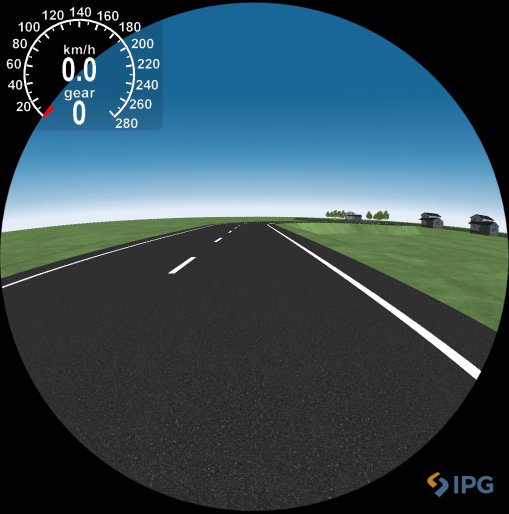
#> input picture 02_road_281225.jpg, 1017 x 1027 px, given in place of test_281225_new_1.mp4, which was not available (shown at 1/2 size)
$ python '02_steering Angle_sz_morning_PI-Regler.py'
#> lines starting #> are read from the running program, lines starting #| are printed output that depends on the picture; after the words box and inside, x2 and y2 are one past the last pixel; in counts of white or black regions, pixels touching at a corner belong together; pictures that were not available may be replaced by others from this repository, and a replacement may not be noted
import cv2
import numpy as np
import math

# VIDEO_PATH = "2_road_281225_sz_vid.mp4"
VIDEO_PATH = "test_281225_new_1.mp4"

# ====== Lane detection tuning ======
BOTTOM_Y_TOP_RATIO = 0.55     # only process from 55% height to bottom
MIN_CONTOUR_AREA = 600        # remove small noise contours
EMA_ALPHA = 0.25              # smoothing for lane lines (0.15..0.35)
LINE_THICKNESS = 8

# ====== Steering tuning (PI with anti-windup) ======
K_HEADING = 1.0               # heading gain (deg -> deg)
K_OFFSET_P = 0.03             # offset P gain (px -> deg)
K_OFFSET_I = 0.008            # offset I gain (px*s -> deg) (start small: 0.004..0.015)
MAX_STEER_DEG = 25.0          # clamp display

I_CLAMP_DEG = 10.0            # clamp I-term contribution (deg)
LANE_LOST_RESET_SEC = 0.4     # reset integral if lane lost longer than this


def circular_mask(frame_bgr):
    """Mask circular view to remove black border (IPG-like camera view)."""
    h, w = frame_bgr.shape[:2]
    mask = np.zeros((h, w), dtype=np.uint8)
    r = int(0.49 * w)
    cv2.circle(mask, (w // 2, h // 2), r, 255, -1)
    return cv2.bitwise_and(frame_bgr, frame_bgr, mask=mask)


def white_mask_hls(frame_bgr):
    """Extract white lane markings using HLS thresholds."""
    hls = cv2.cvtColor(frame_bgr, cv2.COLOR_BGR2HLS)
    mask = cv2.inRange(hls, (0, 165, 0), (180, 255, 70))

    kernel = np.ones((5, 5), np.uint8)
    mask = cv2.morphologyEx(mask, cv2.MORPH_OPEN, kernel, 1)
    mask = cv2.morphologyEx(mask, cv2.MORPH_CLOSE, kernel, 2)
    return mask


def keep_bottom(mask, y_top_ratio=BOTTOM_Y_TOP_RATIO):
    """Keep only the bottom region of the mask."""
    h, w = mask.shape
    y_top = int(y_top_ratio * h)
    out = np.zeros_like(mask)
    out[y_top:, :] = mask[y_top:, :]
    return out, y_top


def contour_centroid_x(cnt):
    M = cv2.moments(cnt)
    if M["m00"] == 0:
        return None
    return int(M["m10"] / M["m00"])


def find_best_contour_by_side(contours, img_w, side="left"):
    """Pick the largest contour on the given side of the image."""
    best = None
    best_area = 0.0
    cx_split = img_w // 2

    for cnt in contours:
        area = cv2.contourArea(cnt)
        if area < MIN_CONTOUR_AREA:
            continue

        cx = contour_centroid_x(cnt)
        if cx is None:
            continue

        if side == "left" and cx >= cx_split:
            continue
        if side == "right" and cx <= cx_split:
            continue

        if area > best_area:
            best_area = area
            best = cnt

    return best


def fitline_to_ab(cnt):
    """
    Fit line x = a*y + b from contour points using cv2.fitLine.
    Returns (a, b) or None.
    """
    if cnt is None:
        return None

    pts = cnt.reshape(-1, 2).astype(np.float32)
    vx, vy, x0, y0 = cv2.fitLine(pts, cv2.DIST_L2, 0, 0.01, 0.01).flatten()

    if abs(vy) < 1e-6:
        return None

    a = float(vx / vy)
    b = float(x0 - a * y0)
    return (a, b)


def ema_update(prev, new, alpha=EMA_ALPHA):
    if new is None:
        return prev
    if prev is None:
        return new
    return (
        prev[0] * (1 - alpha) + new[0] * alpha,
        prev[1] * (1 - alpha) + new[1] * alpha,
    )


def draw_line_ab(img, ab, y1, y2, color=(0, 255, 0), thickness=LINE_THICKNESS):
    if ab is None:
        return
    a, b = ab
    x1 = int(a * y1 + b)
    x2 = int(a * y2 + b)
    cv2.line(img, (x1, y1), (x2, y2), color, thickness)


def x_at_y(ab, y):
    a, b = ab
    return a * y + b


def compute_steering_pi(left_ab, right_ab, w, y1, y2, dt,
                        i_state, lane_ok,
                        last_lane_ok_time, now_time):
    """
    PI on offset (P+I) with anti-windup and lane-gating.
    Returns (steer_info_dict or None, updated_last_lane_ok_time).
    """
    if left_ab is None or right_ab is None:
        return None, last_lane_ok_time

    xl1, xr1 = x_at_y(left_ab, y1), x_at_y(right_ab, y1)
    xl2, xr2 = x_at_y(left_ab, y2), x_at_y(right_ab, y2)

    xc1 = 0.5 * (xl1 + xr1)
    xc2 = 0.5 * (xl2 + xr2)

    offset_px = float(xc1 - (w / 2.0))

    dx = float(xc1 - xc2)
    dy = float(y1 - y2)
    heading_deg = math.degrees(math.atan2(dx, dy))

    # Lane validity timestamp
    if lane_ok:
        last_lane_ok_time = now_time

    # Reset integral if lane lost too long
    if (now_time - last_lane_ok_time) > LANE_LOST_RESET_SEC:
        i_state["i_deg"] = 0.0

    # P parts
    p_deg = K_OFFSET_P * offset_px
    h_deg = K_HEADING * heading_deg
    i_deg = float(i_state.get("i_deg", 0.0))

    # Provisional steering
    steer_raw = h_deg + p_deg + i_deg
    steer_clamped = max(-MAX_STEER_DEG, min(MAX_STEER_DEG, steer_raw))

    # Conditional integration (anti-windup)
    if lane_ok and dt is not None and dt > 1e-4 and dt < 0.2:
        saturated = (steer_raw != steer_clamped)
        i_update = (K_OFFSET_I * offset_px) * dt  # deg

        if not saturated:
            i_deg_new = i_deg + i_update
        else:
            # Allow integration only if it helps come out of saturation
            if (steer_raw > MAX_STEER_DEG and i_update < 0) or (steer_raw < -MAX_STEER_DEG and i_update > 0):
                i_deg_new = i_deg + i_update
            else:
                i_deg_new = i_deg  # freeze

        # Clamp I-term contribution
        i_deg_new = max(-I_CLAMP_DEG, min(I_CLAMP_DEG, i_deg_new))
        i_state["i_deg"] = i_deg_new

        # Recompute with updated I
        steer_raw = h_deg + p_deg + i_state["i_deg"]
        steer_clamped = max(-MAX_STEER_DEG, min(MAX_STEER_DEG, steer_raw))

    return {
        "offset_px": offset_px,
        "heading_deg": heading_deg,
        "steer_deg": steer_clamped,
        "steer_raw_deg": steer_raw,
        "i_deg": float(i_state.get("i_deg", 0.0)),
        "xc1": xc1,
        "xc2": xc2,
    }, last_lane_ok_time


def draw_hud_box(img, steer_info, fps=None):
    """Draw a framed HUD box with semi-transparent background."""
    x0, y0 = 20, 20
    box_w, box_h = 420, 190

    overlay = img.copy()
    cv2.rectangle(overlay, (x0, y0), (x0 + box_w, y0 + box_h), (30, 30, 30), -1)
    alpha = 0.55
    cv2.addWeighted(overlay, alpha, img, 1 - alpha, 0, img)

    cv2.rectangle(img, (x0, y0), (x0 + box_w, y0 + box_h), (0, 255, 0), 2)

    font = cv2.FONT_HERSHEY_SIMPLEX
    tx = x0 + 15
    ty = y0 + 35
    line_h = 30

    cv2.putText(img, "STEERING HUD (PI)", (tx, ty), font, 0.85, (0, 255, 0), 2)
    ty += line_h + 5

    if steer_info is None:
        cv2.putText(img, "Lane not detected", (tx, ty), font, 0.8, (0, 0, 255), 2)
        if fps is not None:
            cv2.putText(img, f"FPS: {fps:.1f}", (x0 + box_w - 120, y0 + box_h - 10),
                        font, 0.6, (200, 200, 200), 1)
        return

    steer = steer_info["steer_deg"]
    steer_raw = steer_info.get("steer_raw_deg", steer)
    heading = steer_info["heading_deg"]
    offset = steer_info["offset_px"]
    i_deg = steer_info.get("i_deg", 0.0)

    cv2.putText(img, f"Steer: {steer:+.2f} deg (raw {steer_raw:+.2f})", (tx, ty), font, 0.75, (0, 255, 0), 2)
    ty += line_h

    cv2.putText(img, f"Heading: {heading:+.2f} deg", (tx, ty), font, 0.75, (255, 255, 255), 2)
    ty += line_h

    cv2.putText(img, f"Offset: {offset:+.1f} px", (tx, ty), font, 0.75, (255, 255, 255), 2)
    ty += line_h

    cv2.putText(img, f"I-term: {i_deg:+.2f} deg", (tx, ty), font, 0.75, (255, 255, 255), 2)

    if fps is not None:
        cv2.putText(img, f"FPS: {fps:.1f}", (x0 + box_w - 120, y0 + box_h - 10),
                    font, 0.6, (200, 200, 200), 1)


def main():
    cap = cv2.VideoCapture(VIDEO_PATH)
    if not cap.isOpened():
        raise RuntimeError(f"Could not open video: {VIDEO_PATH}")

    left_ab_s = None
    right_ab_s = None

    # PI integral state (stores I contribution directly in degrees)
    i_state = {"i_deg": 0.0}
    last_lane_ok_time = 0.0

    tick_freq = cv2.getTickFrequency()
    t_prev = cv2.getTickCount()
    t0 = t_prev

    while True:
        ret, frame = cap.read()
#> frame is the input picture: shape (1027, 1017, 3); mean B, G, R 84.4, 75.6, 54.3
        if not ret or frame is None:
            break

        h, w = frame.shape[:2]
#> h = 1027; w = 1017

        # 1) Preprocess
        frame_m = circular_mask(frame)
#> in circular_mask, `cv2.circle(mask, (w // 2, h // 2), r, 255, -1)`:
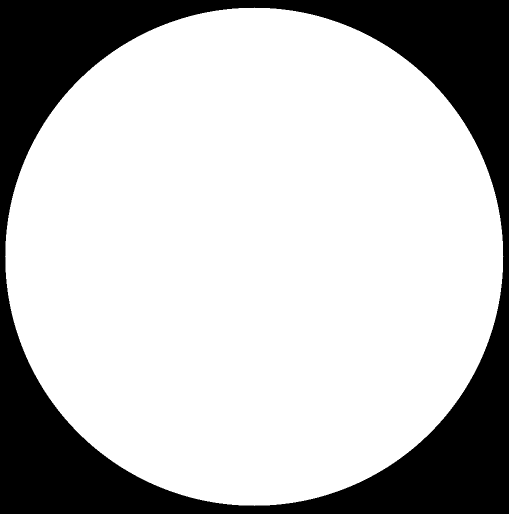
#> mask: shape (1027, 1017) (shown at 1/2 size); 74.6% white; 1 black region, box (x1, y1, x2, y2) and area: (0, 0, 1017, 1027) 265378
#> in circular_mask, `return cv2.bitwise_and(frame_bgr, frame_bgr, mask=mask)`:
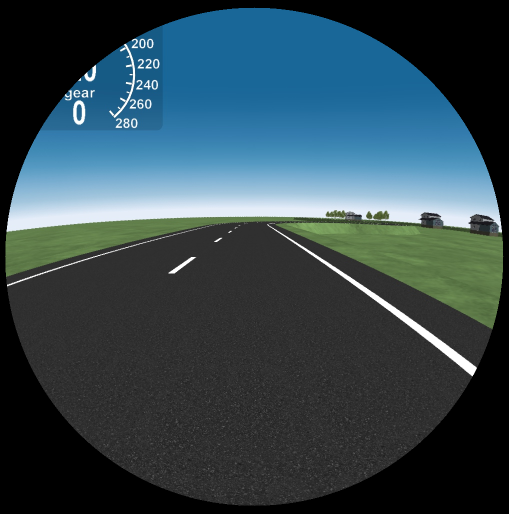
#> returned value: shape (1027, 1017, 3) (shown at 1/2 size); mean of channels 0, 1, 2 79.4, 71, 50.7; drawn as B, G, R
        mask = white_mask_hls(frame_m)
#> in white_mask_hls, `hls = cv2.cvtColor(frame_bgr, cv2.COLOR_BGR2HLS)`: hls: shape (1027, 1017, 3); mean of channels 0, 1, 2 34.9, 66, 49.4
#> in white_mask_hls, `mask = cv2.inRange(hls, (0, 165, 0), (180, 255, 70))`:
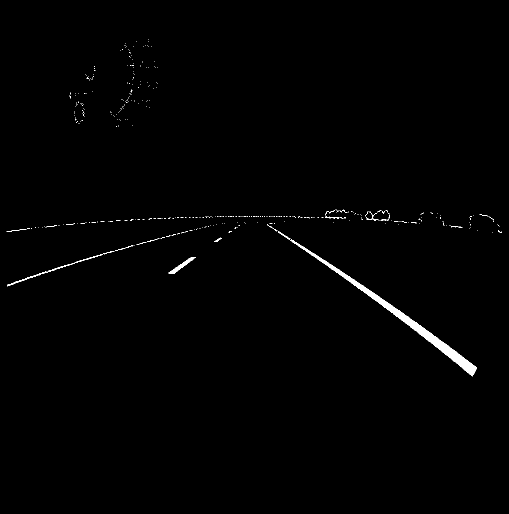
#> mask: shape (1027, 1017) (shown at 1/2 size); 0.72% white; 375 white regions (360 under 20 px), largest, box (x1, y1, x2, y2) and area: (556, 462, 954, 753) 5206, (14, 502, 229, 573) 486, (337, 514, 392, 547) 390
#> in white_mask_hls, `mask = cv2.morphologyEx(mask, cv2.MORPH_OPEN, kernel, 1)`:
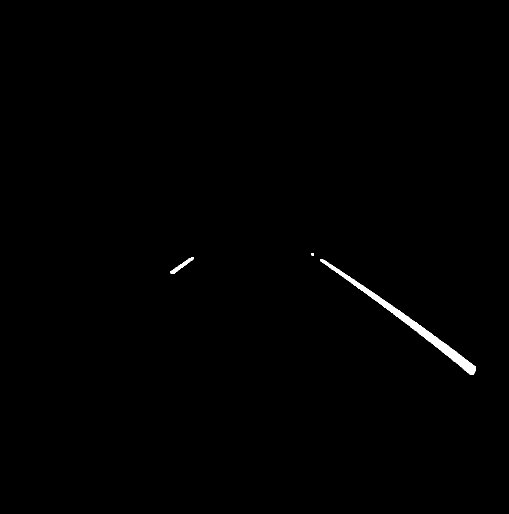
#> mask: shape (1027, 1017) (shown at 1/2 size); 0.5% white; 3 white regions, box (x1, y1, x2, y2) and area: (641, 518, 952, 750) 4795, (341, 514, 387, 547) 367, (623, 506, 628, 511) 25
        mask_b, _ = keep_bottom(mask, BOTTOM_Y_TOP_RATIO)
#> in keep_bottom, `out[y_top:, :] = mask[y_top:, :]`: out: shape (1027, 1017); 0.4% white; 1 white region

        # 2) Contours
        contours, _ = cv2.findContours(mask_b, cv2.RETR_EXTERNAL, cv2.CHAIN_APPROX_SIMPLE)
#> contours = 1 contour; box (x1, y1, x2, y2) and area: (701, 564, 952, 750) 3948
        left_cnt = find_best_contour_by_side(contours, w, side="left")
#> the loop in find_best_contour_by_side, `for cnt in contours:` made 1 pass
#> (area, cx) on pass 1: (3948.5, 844)
#> after the loop in find_best_contour_by_side, `for cnt in contours:`: best_area = 0
        right_cnt = find_best_contour_by_side(contours, w, side="right")
#> the loop in find_best_contour_by_side (call 2), `for cnt in contours:` made 1 pass
#> (area, cx, best_area) on pass 1: (3948.5, 844, 3948.5)
#> right_cnt = contour of 349 points, box (x1, y1, x2, y2) (701, 564, 952, 750), area 3948

        # 3) Fit + smooth
        left_ab = fitline_to_ab(left_cnt)
        right_ab = fitline_to_ab(right_cnt)
#> right_ab = (1.35, -53.53)
        left_ab_s = ema_update(left_ab_s, left_ab)
        right_ab_s = ema_update(right_ab_s, right_ab)
#> right_ab_s = (1.35, -53.53)

        out = frame.copy()

        # Optional contour debug
        if left_cnt is not None:
            cv2.drawContours(out, [left_cnt], -1, (0, 255, 0), 3)
        if right_cnt is not None:
            cv2.drawContours(out, [right_cnt], -1, (0, 255, 0), 3)
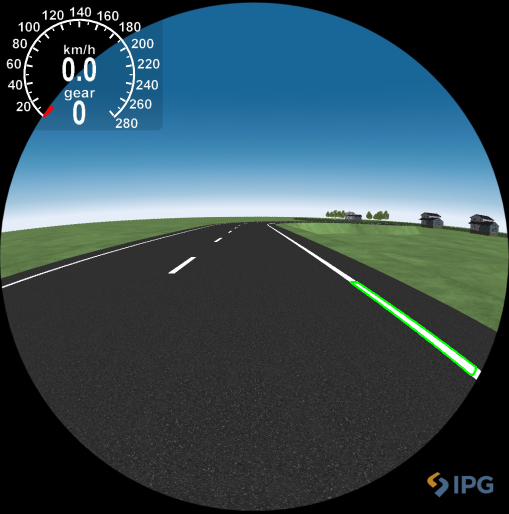
#> out: shape (1027, 1017, 3) (shown at 1/2 size); 0.25% of pixels changed, all inside (x1, y1, x2, y2) = (699, 562, 954, 752)

        # 4) Draw lane lines
        y1 = h
#> y1 = 1027
        y2 = int(BOTTOM_Y_TOP_RATIO * h)
#> y2 = 564
        draw_line_ab(out, left_ab_s, y1, y2, (0, 255, 0), LINE_THICKNESS)
        draw_line_ab(out, right_ab_s, y1, y2, (0, 255, 0), LINE_THICKNESS)

        # FPS / dt
        t_now = cv2.getTickCount()
        dt = (t_now - t_prev) / tick_freq
        t_prev = t_now
        fps = (1.0 / dt) if dt > 1e-6 else None
        now_time = (t_now - t0) / tick_freq

        # Lane validity gating for integral
        # (basic) require both smoothed lines exist; you can tighten this if needed
        lane_ok = (left_ab_s is not None) and (right_ab_s is not None)
#> lane_ok = False

        # 5) Steering (PI) + centerline
        steer_info, last_lane_ok_time = compute_steering_pi(
            left_ab_s, right_ab_s, w, y1, y2,
            dt=dt,
            i_state=i_state,
            lane_ok=lane_ok,
            last_lane_ok_time=last_lane_ok_time,
            now_time=now_time
        )
#> last_lane_ok_time = 0

        if steer_info is not None:
            xc1 = int(steer_info["xc1"])
            xc2 = int(steer_info["xc2"])
            cv2.line(out, (xc1, y1), (xc2, y2), (255, 0, 0), 4)  # centerline

        # 6) HUD box
        draw_hud_box(out, steer_info, fps=fps)
#> in draw_hud_box, `cv2.rectangle(overlay, (x0, y0), (x0 + box_w, y0 + box_h), (30, 30, 30..`:
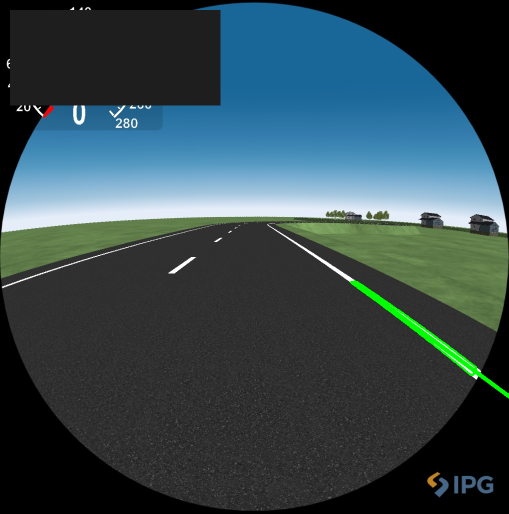
#> overlay: shape (1027, 1017, 3) (shown at 1/2 size); mean B, G, R 78, 72.3, 52.5
#> in draw_hud_box, `cv2.putText(img, "Lane not detected", (tx, ty), font, 0.8, (0, 0, 255)..`:
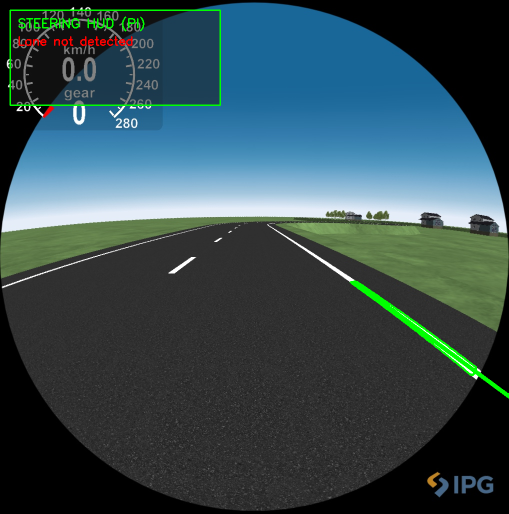
#> img: shape (1027, 1017, 3) (shown at 1/2 size); mean B, G, R 80.1, 75, 53
#> in draw_hud_box, `cv2.putText(img, f"FPS: {fps:.1f}", (x0 + box_w - 120, y0 + box_h - 10..`: img: shape (1027, 1017, 3); 0.01% of pixels changed, all inside (x1, y1, x2, y2) = (322, 187, 397, 201)

        cv2.imshow("mask_bottom", mask_b)
        cv2.imshow("result", out)

        if cv2.waitKey(1) & 0xFF == ord("q"):
#> (key q is pressed here)
            break

    cap.release()
    cv2.destroyAllWindows()


if __name__ == "__main__":
    main()
